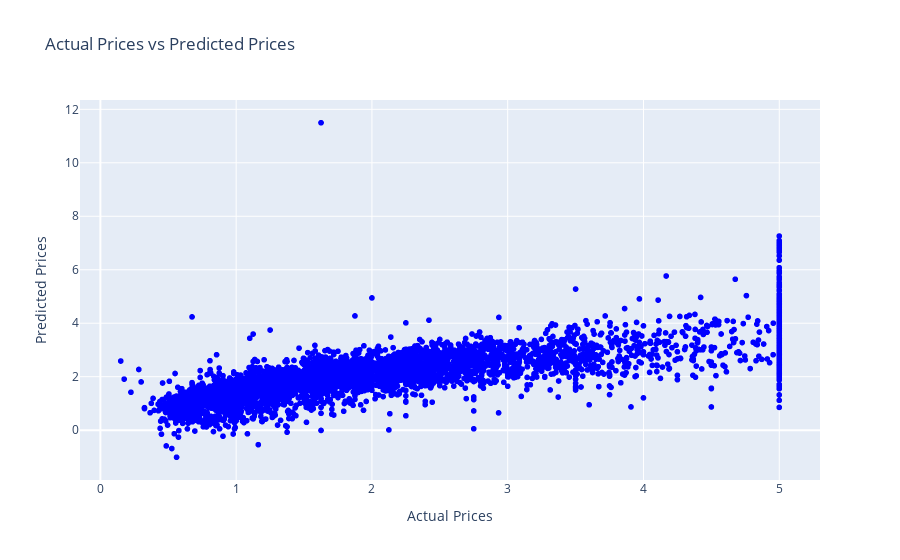

Source (notebook cell):
### Markdown cell above
Ridge Model

### Code cell
#instantiate the ridge model
from sklearn.linear_model import Ridge
ridge = Ridge(alpha=0.1)

#fit the model
ridge.fit(X_train, y_train)

#make predictions
y_pred_ridge = ridge.predict(X_test)

#evaluate the model
mse_ridge = mean_squared_error(y_test, y_pred_ridge)
r2_ridge = r2_score(y_test, y_pred_ridge)
rmse_ridge = np.sqrt(mean_squared_error(y_test, y_pred_ridge))

print('Mean Squared Error:', mse_ridge)
print('R2 Score:', r2_ridge)
print('Root Mean Squared Error:', rmse_ridge)

#plot the predictions
fig = px.scatter(x=y_test, y=y_pred_ridge, labels={'x': 'Actual Prices', 'y': 'Predicted Prices'},
                 title='Actual Prices vs Predicted Prices', color_discrete_sequence=['blue', 'red'])
fig.update_layout(showlegend=True)
fig.show()

### Figure 1 — Plotly figure (JSON) as saved in the notebook; plotly's stock layout.template omitted (floating-point values rounded to 4 significant figures; data arrays with more than 128 entries replaced by an {"elided": "..."} marker saying what was removed)
{"data": [{"hovertemplate": "Actual Prices=%{x}<br>Predicted Prices=%{y}<extra></extra>", "legendgroup": "", "marker": {"color": "blue", "symbol": "circle"}, "mode": "markers", "name": "", "showlegend": false, "type": "scattergl", "x": {"elided": "4128 float values"}, "xaxis": "x", "y": {"elided": "4128 float values"}, "yaxis": "y"}], "layout": {"legend": {"tracegroupgap": 0}, "showlegend": true, "title": {"text": "Actual Prices vs Predicted Prices"}, "xaxis": {"anchor": "y", "domain": [0, 1], "title": {"text": "Actual Prices"}}, "yaxis": {"anchor": "x", "domain": [0, 1], "title": {"text": "Predicted Prices"}}}}
